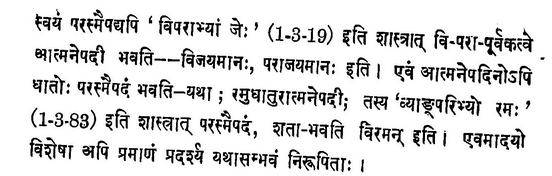
#> input picture images/san/book.png, 552 x 176 px, found by its file name
$ jupyter execute step_wise.ipynb
#> lines starting #> are read from the running program, lines starting #| are printed output that depends on the picture; after the words box and inside, x2 and y2 are one past the last pixel; in counts of white or black regions, pixels touching at a corner belong together
[cell 1]
import cv2
# from matplotlib import pyplot as plt

image_path = '/home/kkay/IIT-H/OCR/ILP-OCR/images/san/book.png'
image = cv2.imread(image_path)
#> image is the input picture: shape (176, 552, 3); min 0, max 255, mean 221

cv2.imshow("Original Image", image)

cv2.waitKey(0)
cv2.destroyAllWindows()

[cell 2]
gray_image = cv2.cvtColor(image, cv2.COLOR_BGR2GRAY)
cv2.imshow("Grayscale Image", gray_image)
cv2.waitKey(0)
cv2.destroyAllWindows()

[cell 3]
_, binary_inv = cv2.threshold(gray_image, 127, 255, cv2.THRESH_BINARY_INV)
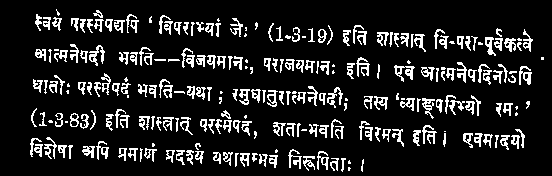
#> binary_inv: shape (176, 552); 13% white in thin lines or dots, all inside (x1, y1, x2, y2) = (30, 9, 544, 172)
cv2.imshow("Binary Inversion", binary_inv)
cv2.waitKey(0)
cv2.destroyAllWindows()

[cell 4]
_, binary_otsu = cv2.threshold(gray_image, 0, 255, cv2.THRESH_BINARY + cv2.THRESH_OTSU)
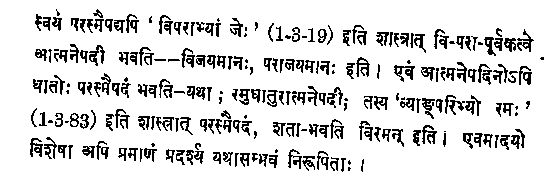
#> binary_otsu: shape (176, 552); 86.2% white; black in thin lines or dots, all inside (x1, y1, x2, y2) = (30, 9, 544, 172)
cv2.imshow("Binary OTSU Thresholding", binary_otsu)
cv2.waitKey(0)
cv2.destroyAllWindows()

[cell 5]
adaptive_thresh = cv2.adaptiveThreshold(gray_image, 255, cv2.ADAPTIVE_THRESH_GAUSSIAN_C,
                                        cv2.THRESH_BINARY, 11, 2)
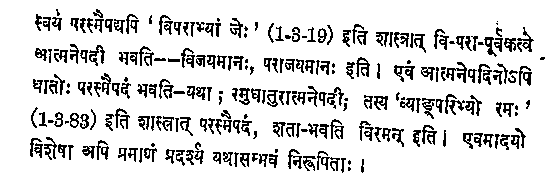
#> adaptive_thresh: shape (176, 552); 85.6% white; black in thin lines or dots, all inside (x1, y1, x2, y2) = (30, 9, 545, 173)
cv2.imshow("Adaptive Gaussian Thresholding", adaptive_thresh)
cv2.waitKey(0)
cv2.destroyAllWindows()

[cell 6]
adaptive_thresh_mean = cv2.adaptiveThreshold(gray_image, 255, cv2.ADAPTIVE_THRESH_MEAN_C,
                                             cv2.THRESH_BINARY, 11, 2)
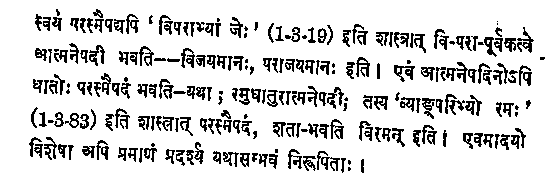
#> adaptive_thresh_mean: shape (176, 552); 84.7% white; black in thin lines or dots, all inside (x1, y1, x2, y2) = (29, 9, 545, 173)
cv2.imshow("Adaptive Mean Thresholding", adaptive_thresh_mean)
cv2.waitKey(0)
cv2.destroyAllWindows()

[cell 7]
kernel = cv2.getStructuringElement(cv2.MORPH_RECT, (3, 3))
dilated_image = cv2.dilate(binary_inv, kernel, iterations=1)
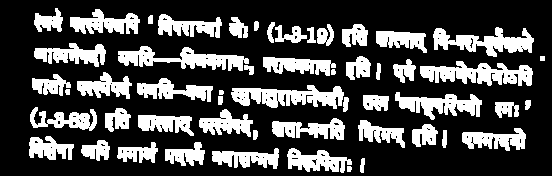
#> dilated_image: shape (176, 552); 28.2% white; 53 white regions
cv2.imshow("Dilated Image", dilated_image)
cv2.waitKey(0)
cv2.destroyAllWindows()

[cell 8]
contours, _ = cv2.findContours(dilated_image, cv2.RETR_EXTERNAL, cv2.CHAIN_APPROX_SIMPLE)
#> contours = 53 contours, 5 with area under 20; largest, box (x1, y1, x2, y2) and area: (420, 61, 533, 86) 1447, (231, 85, 344, 109) 1391, (118, 46, 249, 71) 1328, (433, 27, 534, 57) 1287, (395, 92, 482, 120) 1051
for contour in contours:
    x, y, w, h = cv2.boundingRect(contour)
    if w > 5 and h > 5:
        cv2.rectangle(image, (x, y), (x + w, y + h), (127, 255, 0), 2)
#> this loop made 53 passes
#> (x, y, w, h) on passes 1 to 12: (347, 166, 5, 6), (360, 158, 5, 15), (287, 148, 65, 25), (212, 148, 67, 21), (165, 142, 40, 24), (117, 142, 41, 21), (81, 140, 29, 21), (29, 136, 45, 24), (442, 130, 5, 18), (253, 130, 5, 10), (462, 128, 64, 23), (412, 124, 26, 23)
#> (contour, x, y, w, h) on pass 37: ([[540, 56], [540, 60], [544, 60], [544, 56]], 540, 56, 5, 5)
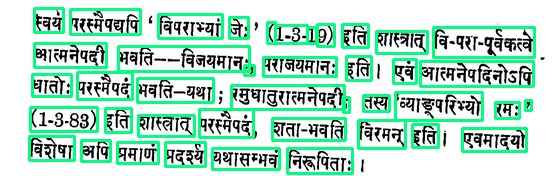
#> image: shape (176, 552, 3); 17.47% of pixels changed, all inside (x1, y1, x2, y2) = (28, 7, 536, 175)

cv2.imshow("Image with Bounding Boxes", image)
cv2.waitKey(0)
cv2.destroyAllWindows()

$ run again, with images/san/t2.png copied over images/san/book.png
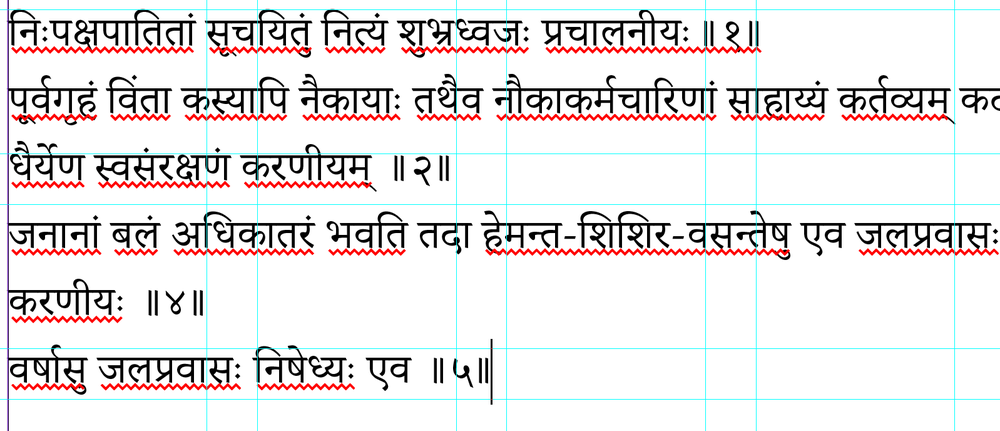
#> input picture images/san/t2.png, 1000 x 431 px, shrunk from 1598 x 688 before the run, found by its file name
#> image is the input picture: shape (431, 1000, 3); mean B, G, R 228.6, 228.5, 231.5
#> `_, binary_inv = cv2.threshold(gray_image, 127, 255, cv2.THRESH_BINARY_..`:
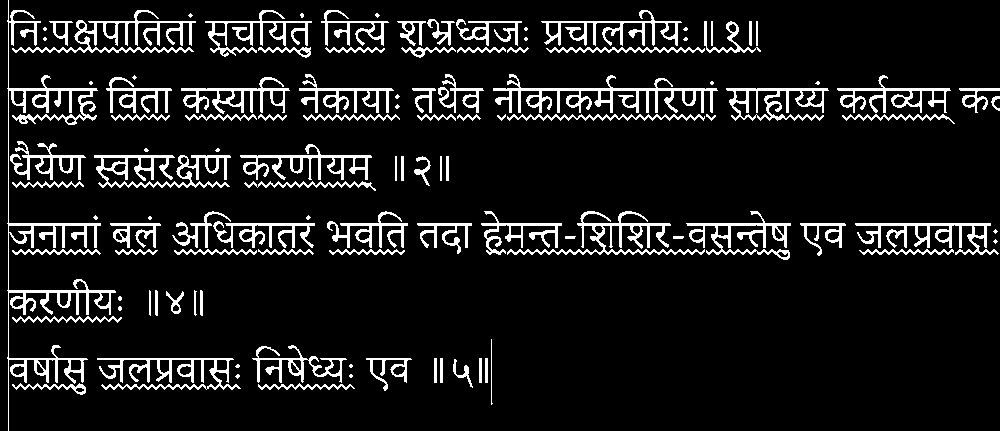
#> binary_inv: shape (431, 1000); 10% white; 112 white regions (28 under 20 px), largest, box (x1, y1, x2, y2) and area: (7, 0, 116, 431) 4652, (493, 74, 718, 113) 2279, (12, 10, 196, 53) 1716
#> binary_otsu: shape (431, 1000); 89.3% white; 93 black regions (28 under 20 px), largest, box (x1, y1, x2, y2) and area: (7, 0, 116, 431) 5548, (481, 211, 792, 260) 4106, (492, 74, 718, 121) 3039
#> adaptive_thresh: shape (431, 1000); 87.2% white; 119 black regions (51 under 20 px), largest, box (x1, y1, x2, y2) and area: (480, 211, 1000, 431) 7906, (7, 0, 255, 431) 7807, (10, 0, 1000, 221) 6973
#> adaptive_thresh_mean: shape (431, 1000); 86.3% white; 97 black regions (26 under 20 px), largest, box (x1, y1, x2, y2) and area: (0, 0, 1000, 431) 23792, (480, 210, 1000, 431) 8160, (492, 74, 718, 121) 3291
#> dilated_image: shape (431, 1000); 18.9% white; 72 white regions
#> contours = 72 contours; largest, box (x1, y1, x2, y2) and area: (6, 0, 197, 431) 20542, (480, 210, 792, 261) 9330, (492, 73, 719, 122) 7319, (540, 9, 762, 54) 5458, (171, 210, 316, 256) 4479
#> the loop `for contour in contours:` made 72 passes
#> (x, y, w, h) on passes 1, 2, 3, 4, 5, 10, 11, 12: (348, 373, 6, 6), (234, 373, 7, 7), (348, 363, 6, 6), (234, 363, 7, 6), (452, 358, 22, 31), (365, 357, 48, 35), (96, 357, 146, 34), (251, 344, 105, 47)
#> after the loop `for contour in contours:`:
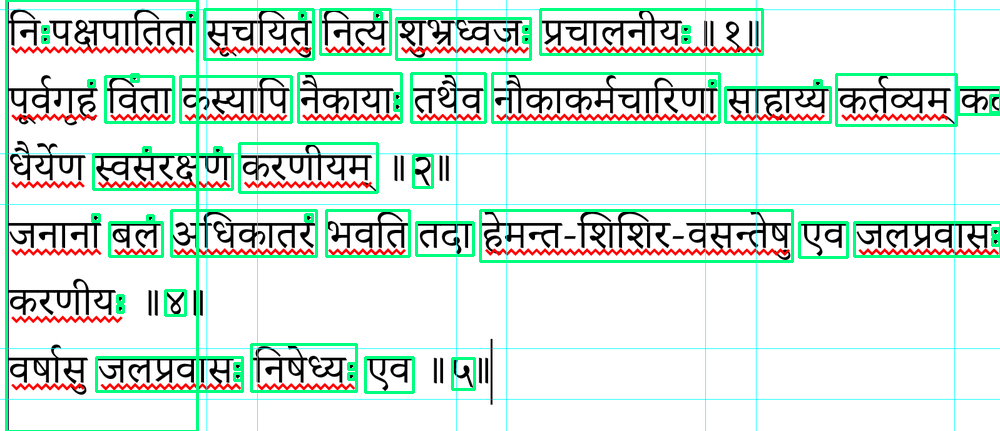
#> image: shape (431, 1000, 3); 6.62% of pixels changed, all inside (x1, y1, x2, y2) = (5, 0, 1000, 431)

$ run again, with images/san/t4.png copied over images/san/book.png
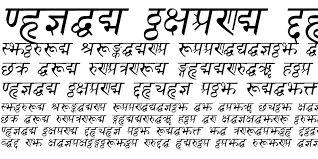
#> input picture images/san/t4.png, 318 x 159 px, found by its file name
#> image is the input picture: shape (159, 318, 3); min 0, max 255, mean 211.7
#> `_, binary_inv = cv2.threshold(gray_image, 127, 255, cv2.THRESH_BINARY_..`:
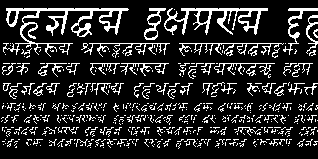
#> binary_inv: shape (159, 318); 16.4% white in thin lines or dots, all inside (x1, y1, x2, y2) = (1, 8, 318, 149)
#> adaptive_thresh: shape (159, 318); 77.1% white; black in thin lines or dots, all inside (x1, y1, x2, y2) = (1, 8, 318, 150)
#> dilated_image: shape (159, 318); 46.9% white; 43 white regions
#> contours = 43 contours; largest, box (x1, y1, x2, y2) and area: (2, 7, 130, 59) 2778, (143, 7, 269, 41) 2202, (48, 114, 204, 149) 1704, (178, 7, 318, 59) 1603, (177, 62, 276, 80) 1014
#> the loop `for contour in contours:` made 43 passes
#> (x, y, w, h) on passes 1 to 8: (296, 138, 22, 10), (214, 138, 34, 11), (175, 138, 37, 12), (143, 138, 29, 11), (25, 138, 19, 9), (298, 126, 20, 11), (233, 126, 61, 22), (209, 126, 19, 10)
#> after the loop `for contour in contours:`:
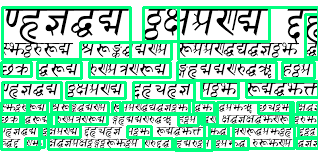
#> image: shape (159, 318, 3); mean B, G, R 183.1, 217.9, 148.7

$ run again, with images/san/t6.png copied over images/san/book.png
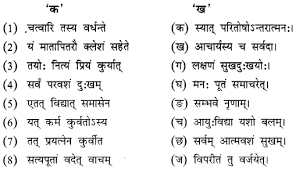
#> input picture images/san/t6.png, 296 x 170 px, found by its file name
#> image is the input picture: shape (170, 296, 3); min 0, max 255, mean 234.5
#> `_, binary_inv = cv2.threshold(gray_image, 127, 255, cv2.THRESH_BINARY_..`:
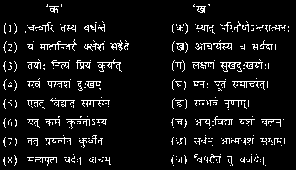
#> binary_inv: shape (170, 296); 7.3% white in thin lines or dots
#> binary_otsu: shape (170, 296); 89.5% white; black in thin lines or dots
#> adaptive_thresh: shape (170, 296); 87.5% white; black in thin lines or dots
#> adaptive_thresh_mean: shape (170, 296); 86.3% white; black in thin lines or dots
#> dilated_image: shape (170, 296); 24% white; 72 white regions (2 under 20 px)
#> contours = 72 contours, 2 with area under 20; largest, box (x1, y1, x2, y2) and area: (219, 20, 290, 33) 446, (219, 58, 270, 73) 402, (65, 115, 108, 130) 298, (194, 39, 233, 51) 276, (231, 77, 269, 91) 273
#> the loop `for contour in contours:` made 72 passes
#> (x, y, w, h) on passes 1 to 8: (88, 156, 24, 10), (26, 156, 32, 11), (226, 155, 8, 12), (170, 154, 18, 13), (2, 154, 16, 13), (239, 153, 28, 14), (193, 153, 29, 11), (63, 153, 19, 13)
#> after the loop `for contour in contours:`:
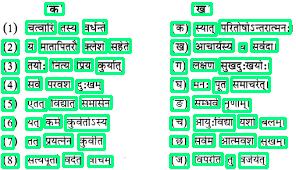
#> image: shape (170, 296, 3); mean B, G, R 203.4, 237.1, 169.9
